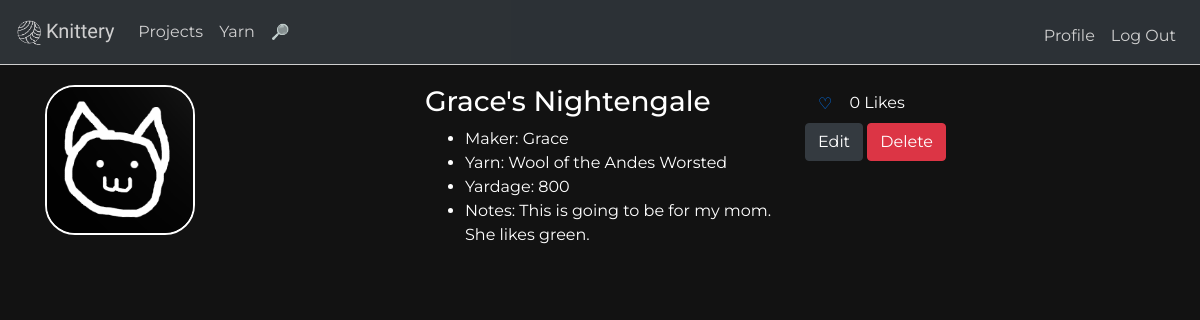
The app's page /projects/Grace/Nightengale (signed in) with its own data.
### tables this page shows
CREATE TABLE "projects" (
	"id"	integer NOT NULL,
	"user_id"	integer NOT NULL,
	"yarn"	,
	"yardage"	,
	"notes"	,
	"name"	text,
	"image"	TEXT NOT NULL DEFAULT '/static/profilepics/default.png',
	PRIMARY KEY("id" AUTOINCREMENT)
);

CREATE TABLE "users" (
	"id"	integer NOT NULL,
	"name"	text,
	"about_me"	text,
	"years_knitting"	integer,
	"favorite_color"	text,
	"password"	text,
	"pic"	text NOT NULL DEFAULT '/static/profilepics/default.png',
	"hash"	TEXT,
	PRIMARY KEY("id" AUTOINCREMENT)
);

### application.py (the view)
@app.route("/projects/<user>/<project>", methods=["GET", "POST"])
def projectspages(user, project):
    if request.method == "GET":
        user_id = getId(user)
        rows = db.execute("SELECT * FROM projects WHERE user_id = :user_id AND name = :project", user_id=user_id, project=project)
        project_id=rows[0]["id"]
        likes = getLikes(project_id)
        isItLiked=isLiked(project_id)
        print(isItLiked)
        return render_template("projectpage.html", rows=rows, user=user, likes=likes, isItLiked=isItLiked)
    if request.method == "POST":
        return redirect(url_for('individualprojectedit', user=user, project=project))

### application.py (called while the page is built)
def getId(user):
    currentuser = user
    profile = db.execute("SELECT * FROM users WHERE name = :name",
    name=currentuser)
    print(profile)
    currentuser_id=profile[0]["id"]
    return currentuser_id

def getLikes(project_id):
    likelookup = db.execute("SELECT * FROM project_likes WHERE project_id=:project_id", project_id=project_id)
    likes=len(likelookup)
    if likes == 1:
        return (str(likes) + " Like")
    return (str(likes) + " Likes")

def isLiked(project_id):
    isLiked = db.execute("SELECT * FROM project_likes WHERE project_id=:project_id AND liker_id=:liker_id", project_id=project_id, liker_id=session["user_id"])
    if (len(isLiked) > 0):
        return True
    return False

### templates/projectpage.html (shortened to what this page needs)
{% extends "layout.html" %}
{% block main %}
<div class="row">
<div class="col">
<img class="profilepic" width="150px" src="{{ rows[0]["image"] }}">
</div>
<div class="col">
  <h3>{{ user }}'s {{rows[0]["name"]}}</h3>
{% for row in rows %}
    <ul>
    <li class>Maker: {{ user }} </li>
    <li class>Yarn: {{ row["yarn"] }}</li>
    <li class>Yardage: {{ row["yardage"] }}</li>
    <li class>Notes: {{ row["notes"] }}</li>
  </ul>
{% endfor %}
</div>
<div class="col">
{% if isItLiked == True %}
<form id="likebutton" action="/projects/{{ user }}/{{ rows[0]["name"] }}/unlike" method="POST">
  <input type = "hidden" name = "project_id" value = "{{ rows[0]["id"] }}" />
  <input type = "hidden" name = "liker_id" value = "{{ session["user_id"] }}" />
  <button type="submit" class="btn btn-link btn-like"> ❤️ </button>
  {% else %}
  <form action="/projects/{{ user }}/{{ rows[0]["name"] }}/like" method="POST">
  <button id="unlikebutton" type="submit" class="btn btn-link btn-like"> ♡ </button>
    {% endif %}
    {{ likes }}
  </form>
{% if session["user"] == user %}
<form  action="/projects/{{ user }}/{{ rows[0]["name"] }}" method="POST" >
<button type="submit" class="btn btn-dark">Edit</button>
<button class="btn btn-danger delete-proj-mini" type="button" data-toggle="modal" data-target="#confirmDelete" data-url="/projects/{{ user }}/{{ rows[0]["name"] }}/delete">Delete</button>
</form>
{% endif %}
</div>
{% endblock %}

### static/styles.css (style rules this page uses)
body, html { height: 100% }
body { background-color: #121212; color: white; font-family: 'Montserrat', sans-serif; }
.profilepic { border: 2px solid white; border-radius: 20%; }

### records on screen
projects: image (placeholder picture), name "Nightengale", user "Grace", yarn "Wool of the Andes Worsted", yardage "800", notes "This is going to be for my mom. She likes green."
users: name "Grace"

### other values on screen
{{ likes }} "0 Likes"
